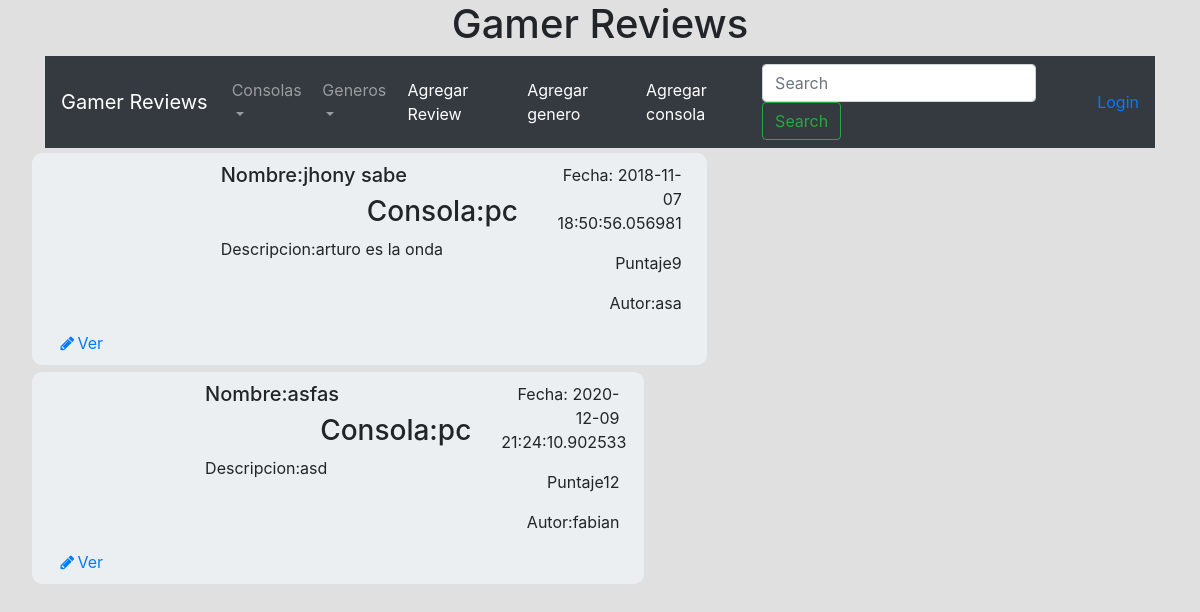
The page /Search/Consola/1 on the database as committed earlier.
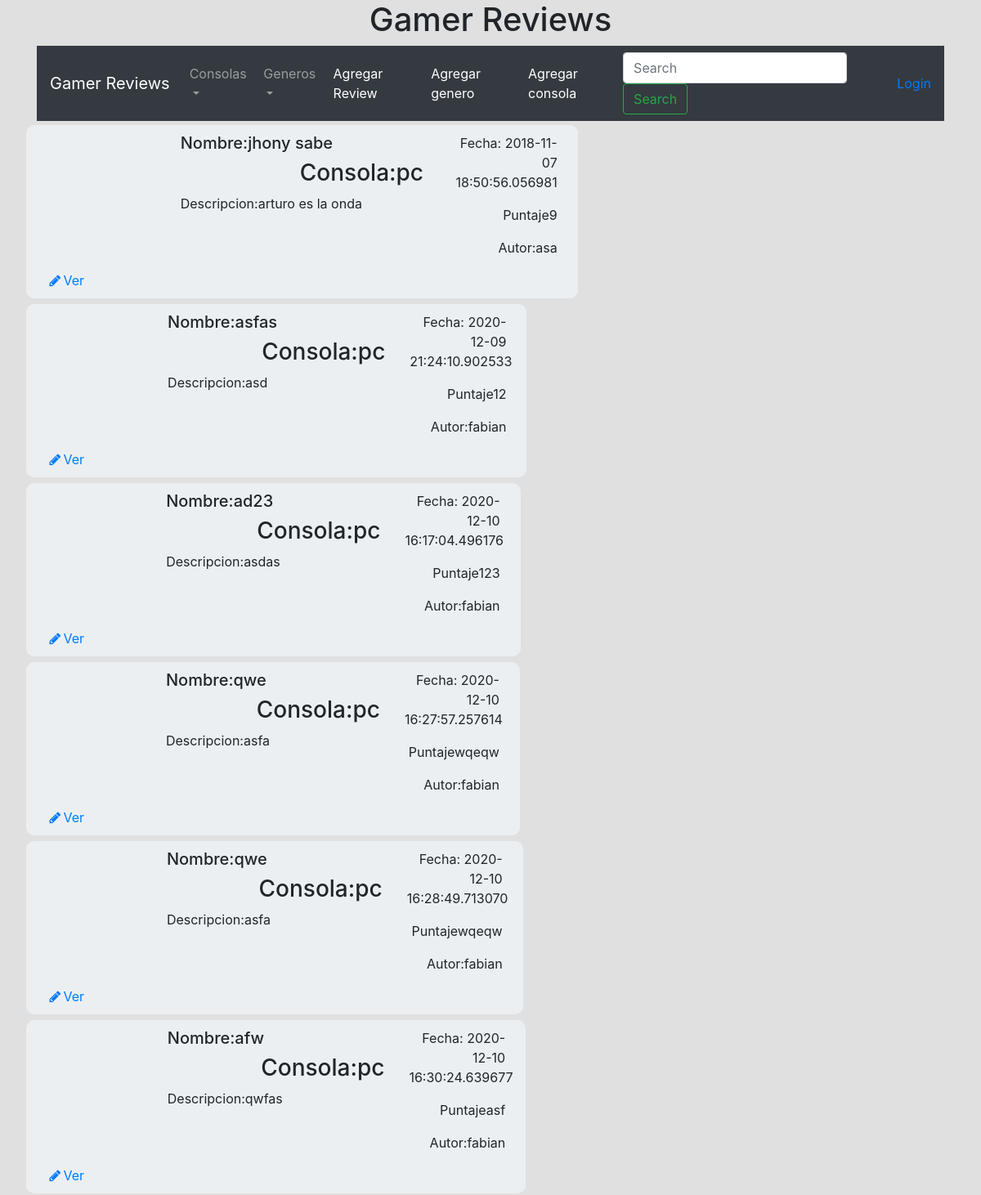
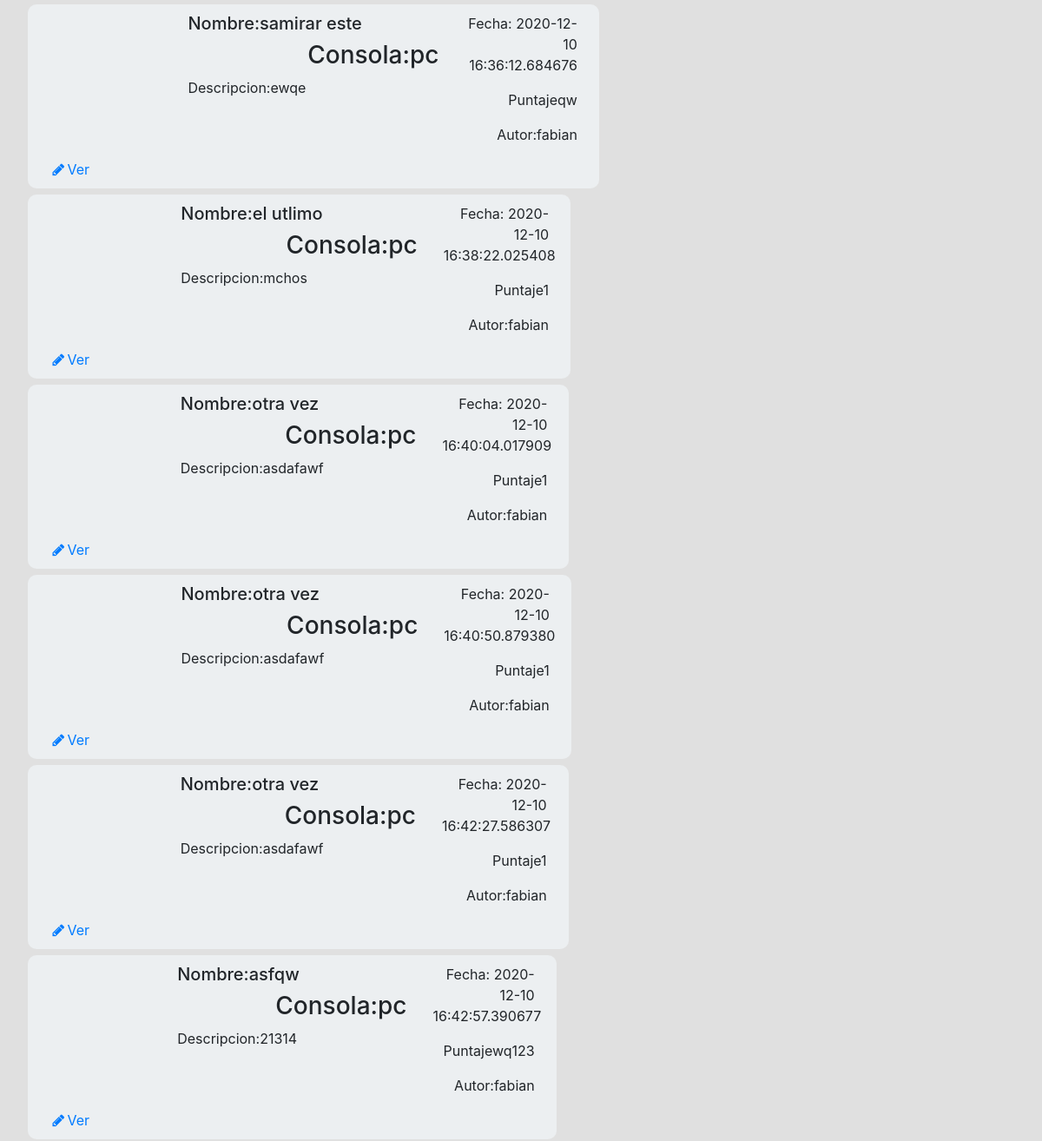
The same page on the database as committed later (2 pictures, top to bottom).
### database_setup.py (models this page shows)
class Reviewjuego(Base):
	__tablename__ = 'review'
	id = Column(Integer, primary_key=True)
	puntaje = Column(String(4),nullable=False)
	titulo = Column(String(50), nullable=False)
	portada = Column(String(50), nullable=False)
	contenido = Column(String(250), nullable=False)
	fecha_creacion = Column(DateTime, nullable=False)
	id_consola = Column(Integer, ForeignKey("consola.id"))
	consola = relationship(Consola)
	id_autor = Column(Integer, ForeignKey("user.id"))
	user = relationship(User)

class Consola(Base):
	__tablename__ = 'consola'
	id = Column(Integer, primary_key=True)
	nombre_consola = Column(String(50), nullable=False)

class User(Base):
	__tablename__ = 'user'
	id = Column(Integer, primary_key=True)
	username = Column(String(50), nullable=False)
	email = Column(String(250), nullable=False)
	pw_hash = Column(String(250), nullable=False)
	fecha_creacion = Column(DateTime, nullable=False)

### application.py (the view)
@app.route('/Search/Consola/<int:id>', methods=['GET', 'POST'])
def searchConsola(id):
	if request.method == 'GET':
		posts = session.query(Reviewjuego,User,Consola).join(User,Reviewjuego.id_autor == User.id).join(Consola,Reviewjuego.id_consola == Consola.id).filter(Reviewjuego.id_consola == id).all()
		if 'username' in login_session:
			username = login_session['username']
			return render_template('Search.html', posts = posts, username=username,consolas=ConsolasNAV,generos=GenerosNAV)
		else:
			return render_template('Search.html', posts = posts,consolas=ConsolasNAV,generos=GenerosNAV)
	else:
		if request.method == 'POST':
			return Search()

### templates/Search.html (shortened to what this page needs)
{% extends "index.html" %}
{% block content %}
  {% for post in posts %}
    <div class="row post">
	  <div class="col-md-3">
	  </div>
      <div class="col-md-6">
        <h5>Nombre:{{post.Reviewjuego.titulo}}</h5>
        <h3 class="text-right">Consola:{{post.Consola.nombre_consola}}</h3>
	  	<div>
        	<p>Descripcion:{{post.Reviewjuego.contenido}}</p>
      	</div>
	  </div>
	  <div class="col-md-3">
      	<div class="text-right">
       	 	<p>Fecha: {{post.Reviewjuego.fecha_creacion}}<p>
		</div>
	  		<p class="text-right">Puntaje{{post.Reviewjuego.puntaje}}</p>
	  		<p class="text-right text-bottom">Autor:{{post.User.username}}</p>
      </div>
	  <div class="col-md-12 acciones">
      	<a href="/blogreview/View/{{post.Reviewjuego.id}}"><i class="fa fa-pencil fa-fw"></i>Ver</a>
      </div>
       </div>
  {% endfor%}
{% endblock %}

### templates/index.html (shortened to what this page needs)
<!DOCTYPE html>
<html lang="en">
<head>
    <link rel="stylesheet" href="https://maxcdn.bootstrapcdn.com/bootstrap/4.0.0/css/bootstrap.min.css">
    <link href="{{ url_for('static', filename='font-awesome/css/font-awesome.min.css') }}" rel="stylesheet">
    <link href="{{ url_for('static', filename='css/style.css') }}" rel="stylesheet">
</head>
<body>
  <div class="container">
    <div class="row">
      <div class="title col-md-12 text-center">
        <h1>Gamer Reviews</h1>
      </div>
    </div>
	<div class="row">
		<div class="pos-f-t col-md-12">
		  <nav class="navbar navbar-expand-lg navbar-dark bg-dark">
			  <div class="collapse navbar-collapse" id="navbarTogglerDemo01">
				<a class="navbar-brand" href="/public">Gamer Reviews</a>
				<ul class="navbar-nav mr-auto mt-2 mt-lg-0">
				  <li class="nav-item dropdown">
        			<a class="nav-link dropdown-toggle" href="#" id="navbarDropdown" role="button" data-toggle="dropdown" aria-haspopup="true" aria-expanded="false">
          			Consolas
        			</a>
      			  </li>
      			  <li class="nav-item dropdown">
        			<a class="nav-link dropdown-toggle" href="#" id="navbarDropdown" role="button" data-toggle="dropdown" aria-haspopup="true" aria-expanded="false">
          			Generos
        			</a>
      			  </li>
				  <li class="nav-item active">
					<a class="nav-link" href="/agregarreview">Agregar Review</a>
				  </li>
				   <li class="nav-item active">
					<a class="nav-link" href="/addgenero">Agregar genero </a>
				  </li>
				  <li class="nav-item active">
					<a class="nav-link" href="/addconsole">Agregar consola </a>
				  </li>
				</ul>
				<form class="form-inline my-2 my-lg-0" method="post">
				  <input class="form-control mr-sm-2" type="search" placeholder="Search" aria-label="Search" name="Busqueda">
				  <button class="btn btn-outline-success my-2 my-sm-0" type="submit" name="Search" value="Busqueda">Search</button>
				</form>
				<ul class="navbar-nav my-2 my-lg-0">
				<li class="nav-item active">
					<a class="nav-link" href="#">
			  </a>
				  </li>
				  <li class="nav-item active">
				{% if username %}
				  <a href="/logout">Logout</a>
				{% else %}
				  <a href="/login">Login</a>
				{% endif %}
				</li>
				</ul>
			  </div>
			</nav>
		</div>
	</div>
     <div class="row">
          {% block content %}
          {% endblock %}
      </div>
  </div>
</body>
</html>

### static/css/style.css (style rules this page uses)
body { background-color: #E0E0E0; }
.post { background-color: #ECEFF1; padding: 10px; margin: 2px; margin-top: 5px; border-radius: 10px; }

Rows that differ between the two databases and show on the page:
added Reviewjuego: Reviewjuego.titulo "ad23", Consola.nombre_consola "pc", Reviewjuego.contenido "asdas", Reviewjuego.fecha_creacion "2020-12-10 16:17:04.496176", Reviewjuego.puntaje "123", User.username "fabian"
added Reviewjuego: Reviewjuego.titulo "qwe", Consola.nombre_consola "pc", Reviewjuego.contenido "asfa", Reviewjuego.fecha_creacion "2020-12-10 16:27:57.257614", Reviewjuego.puntaje "wqeqw", User.username "fabian"
added Reviewjuego: Reviewjuego.titulo "qwe", Consola.nombre_consola "pc", Reviewjuego.contenido "asfa", Reviewjuego.fecha_creacion "2020-12-10 16:28:49.713070", Reviewjuego.puntaje "wqeqw", User.username "fabian"
added Reviewjuego: Reviewjuego.titulo "afw", Consola.nombre_consola "pc", Reviewjuego.contenido "qwfas", Reviewjuego.fecha_creacion "2020-12-10 16:30:24.639677", Reviewjuego.puntaje "asf", User.username "fabian"
added Reviewjuego: Reviewjuego.titulo "samirar este", Consola.nombre_consola "pc", Reviewjuego.contenido "ewqe", Reviewjuego.fecha_creacion "2020-12-10 16:36:12.684676", Reviewjuego.puntaje "qw", User.username "fabian"
added Reviewjuego: Reviewjuego.titulo "el utlimo", Consola.nombre_consola "pc", Reviewjuego.contenido "mchos", Reviewjuego.fecha_creacion "2020-12-10 16:38:22.025408", Reviewjuego.puntaje "1", User.username "fabian"
added Reviewjuego: Reviewjuego.titulo "otra vez", Consola.nombre_consola "pc", Reviewjuego.contenido "asdafawf", Reviewjuego.fecha_creacion "2020-12-10 16:40:04.017909", Reviewjuego.puntaje "1", User.username "fabian"
added Reviewjuego: Reviewjuego.titulo "otra vez", Consola.nombre_consola "pc", Reviewjuego.contenido "asdafawf", Reviewjuego.fecha_creacion "2020-12-10 16:40:50.879380", Reviewjuego.puntaje "1", User.username "fabian"
added Reviewjuego: Reviewjuego.titulo "otra vez", Consola.nombre_consola "pc", Reviewjuego.contenido "asdafawf", Reviewjuego.fecha_creacion "2020-12-10 16:42:27.586307", Reviewjuego.puntaje "1", User.username "fabian"
added Reviewjuego: Reviewjuego.titulo "asfqw", Consola.nombre_consola "pc", Reviewjuego.contenido "21314", Reviewjuego.fecha_creacion "2020-12-10 16:42:57.390677", Reviewjuego.puntaje "wq123", User.username "fabian"
